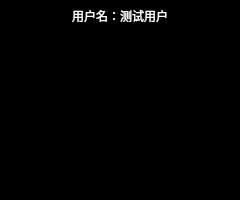
<?xml version="1.0" encoding="UTF-8"?>
<ui version="4.0">
 <class>UserShow</class>
 <widget class="QWidget" name="UserShow">
  <property name="geometry">
   <rect>
    <x>0</x>
    <y>0</y>
    <width>240</width>
    <height>200</height>
   </rect>
  </property>
  <property name="minimumSize">
   <size>
    <width>240</width>
    <height>200</height>
   </size>
  </property>
  <property name="maximumSize">
   <size>
    <width>300</width>
    <height>200</height>
   </size>
  </property>
  <property name="windowTitle">
   <string>Form</string>
  </property>
  <property name="styleSheet">
   <string notr="true">background-color: rgb(0, 0, 0);
color: rgb(255, 255, 255);</string>
  </property>
  <layout class="QVBoxLayout" name="verticalLayout">
   <property name="spacing">
    <number>7</number>
   </property>
   <property name="leftMargin">
    <number>0</number>
   </property>
   <property name="topMargin">
    <number>0</number>
   </property>
   <property name="rightMargin">
    <number>0</number>
   </property>
   <property name="bottomMargin">
    <number>0</number>
   </property>
   <item>
    <widget class="QLabel" name="lb_name">
     <property name="minimumSize">
      <size>
       <width>240</width>
       <height>31</height>
      </size>
     </property>
     <property name="maximumSize">
      <size>
       <width>16777215</width>
       <height>31</height>
      </size>
     </property>
     <property name="text">
      <string>用户名：测试用户</string>
     </property>
     <property name="alignment">
      <set>Qt::AlignCenter</set>
     </property>
    </widget>
   </item>
   <item>
    <spacer name="verticalSpacer">
     <property name="orientation">
      <enum>Qt::Vertical</enum>
     </property>
     <property name="sizeHint" stdset="0">
      <size>
       <width>20</width>
       <height>159</height>
      </size>
     </property>
    </spacer>
   </item>
  </layout>
 </widget>
 <resources/>
 <connections/>
</ui>
